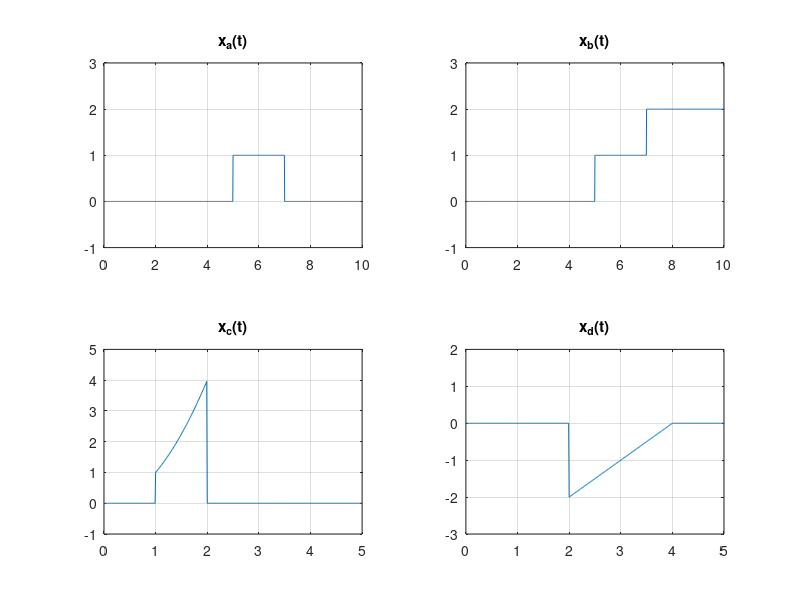
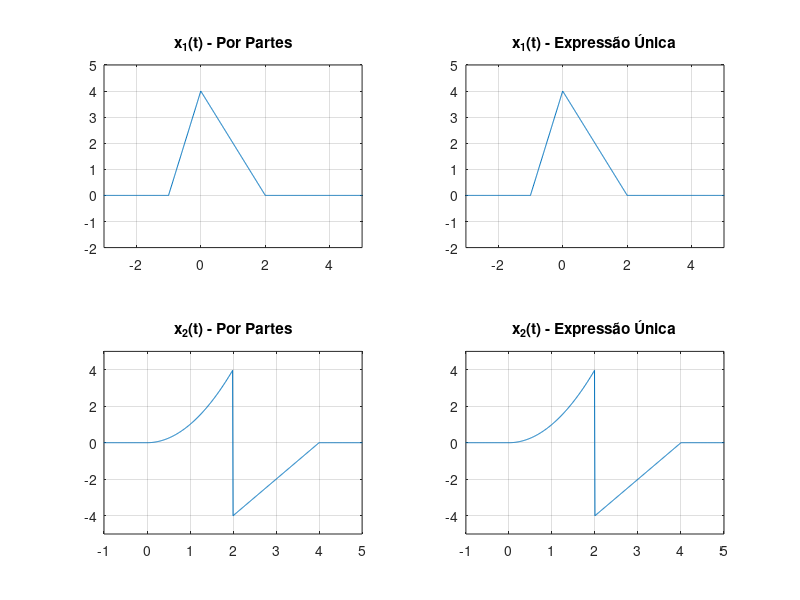
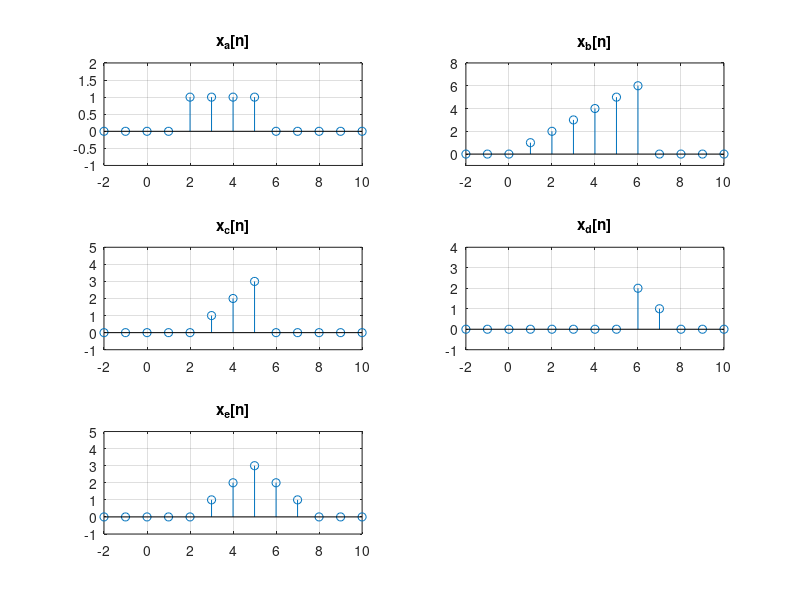

The MATLAB source for these figures, in order:
% Sinais em Tempo Contínuo

% Definição do tempo contínuo e da função degrau unitário u(t)
t = -10:0.01:20;
u = @(t) t >= 0;

% Definição dos sinais
xa = @(t) u(t-5) - u(t-7);           % Pulso retangular unitário no intervalo [5, 7)
xb = @(t) u(t-5) + u(t-7);           % Degrau duplo: sobe para 1 em t=5 e para 2 em t=7
xc = @(t) (t.^2).*(u(t-1) - u(t-2)); % Trecho parabólico (t^2) limitado ao intervalo [1, 2)
xd = @(t) (t-4).*(u(t-2) - u(t-4)); % Rampa linear (t-4) no intervalo [2, 4)

% Plotagem
figure(1)
subplot(2,2,1); plot(t, xa(t)); grid on; title('x_a(t)'); axis([0 10 -1 3]);
subplot(2,2,2); plot(t, xb(t)); grid on; title('x_b(t)'); axis([0 10 -1 3]);
subplot(2,2,3); plot(t, xc(t)); grid on; title('x_c(t)'); axis([0 5 -1 5]);
subplot(2,2,4); plot(t, xd(t)); grid on; title('x_d(t)'); axis([0 5 -3 2]);



% Expressão Única vs. Definição por Partes

% Item (a): Sinal x1(t)
x1_partes = @(t) (4*t+4).*(u(t+1)-u(t)) + (-2*t+4).*(u(t)-u(t-2)); % Construção por trechos
x1_unico  = @(t) (4*t+4).*u(t+1) - 6*t.*u(t) + (2*t-4).*u(t-2);     % Expressão simplificada equivalente

% Item (b): Sinal x2(t)
x2_partes = @(t) (t.^2).*(u(t)-u(t-2)) + (2*t-8).*(u(t-2)-u(t-4)); % Construção por trechos
x2_unico  = @(t) t.^2.*u(t) - (t.^2-2*t+8).*u(t-2) - (2*t-8).*u(t-4);% Expressão simplificada equivalente

% Comparação gráfica
figure(2)
subplot(2,2,1); plot(t, x1_partes(t)); grid on; title('x_1(t) - Por Partes');       axis([-3 5 -2 5]);
subplot(2,2,2); plot(t, x1_unico(t));  grid on; title('x_1(t) - Expressão Única');  axis([-3 5 -2 5]);
subplot(2,2,3); plot(t, x2_partes(t)); grid on; title('x_2(t) - Por Partes');       axis([-1 5 -5 5]);
subplot(2,2,4); plot(t, x2_unico(t));  grid on; title('x_2(t) - Expressão Única');  axis([-1 5 -5 5]);



% Sinais em Tempo Discreto

% Definição do vetor discreto e da função degrau discreto u[n]
n = -10:20;
u_n = @(n) n >= 0;

% Definição dos sinais discretos
xa_n = @(n) u_n(n-2) - u_n(n-6);                         % Pulso discreto unitário em n = {2, 3, 4, 5}
xb_n = @(n) n.*(u_n(n) - u_n(n-7));                       % Rampa discreta (0 a 6)
xc_n = @(n) (n-2).*(u_n(n-2) - u_n(n-6));                % Rampa deslocada em n = {2, 3, 4, 5}
xd_n = @(n) (-n+8).*(u_n(n-6) - u_n(n-9));               % Rampa descendente em n = {6, 7, 8}
xe_n = @(n) xc_n(n) + xd_n(n);                           % Sinal composto triangulado (soma de xc e xd)

% Plotagem
figure(3)
subplot(3,2,1); stem(n, xa_n(n)); grid on; title('x_a[n]'); axis([-2 10 -1 2]);
subplot(3,2,2); stem(n, xb_n(n)); grid on; title('x_b[n]'); axis([-2 10 -1 8]);
subplot(3,2,3); stem(n, xc_n(n)); grid on; title('x_c[n]'); axis([-2 10 -1 5]);
subplot(3,2,4); stem(n, xd_n(n)); grid on; title('x_d[n]'); axis([-2 10 -1 4]);
subplot(3,2,5); stem(n, xe_n(n)); grid on; title('x_e[n]'); axis([-2 10 -1 5]);
